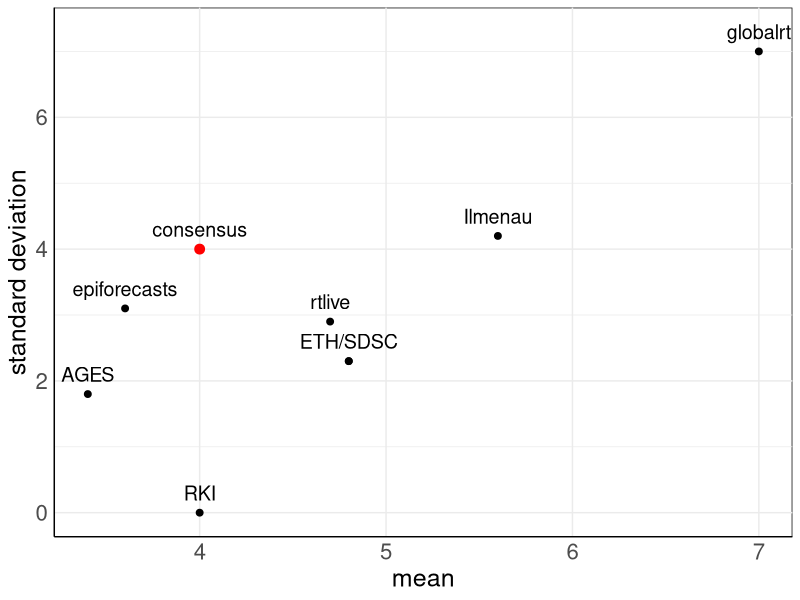
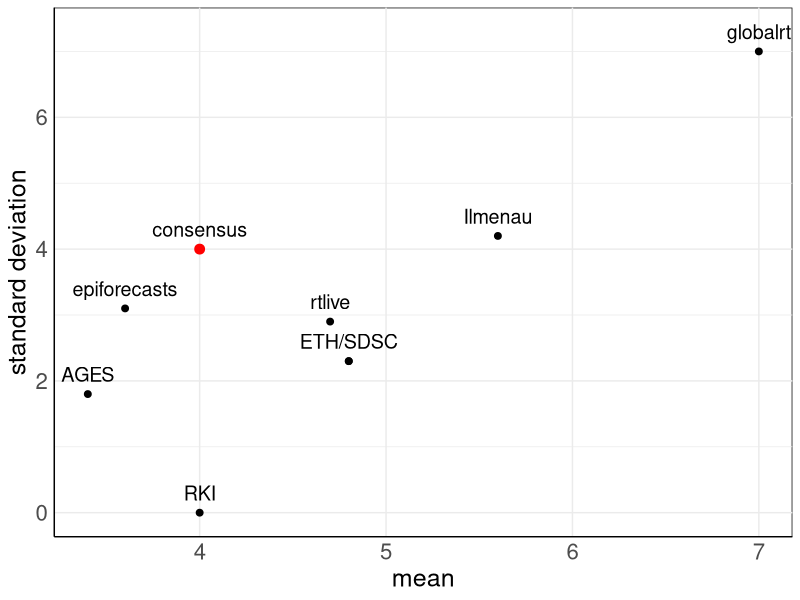

Write the R code that produced these figures, in order.
library(ggplot2)

# parameter combinations used in papers
gt_dist <- c("gamma", "constant", "ad hoc", "gamma", "gamma", "gamma", "lognorm", "exponential", "gamma")
mean_gt <- c(4.8,      4,          5.6,      4.8,    3.4,     3.6,     4.7,       7,             4)
sd_gt <-   c(2.3,      0,          4.2,      2.3,    1.8,     3.1,     2.9,       7,             4)

gtds <- data.frame(gtd=gt_dist, gt_mean=mean_gt, gt_sd=sd_gt)
methods <- c("ETH", "RKI", "Ilmenau", "SDSC", "AGES", "epiforecasts", "rtlive", "globalrt", "consensus")
rownames(gtds) <- methods

# plot assumed mean and sd of generation times
gtd_scatterplot <- ggplot(data = gtds, aes(x = gt_mean, y = gt_sd)) +
  labs(x = "mean", y = "standard deviation") +
  theme_minimal() +
  theme(
    axis.text=element_text(size=16),
    axis.title=element_text(size=18),
    axis.line = element_line(),
    axis.line.y.right = element_line(),
    axis.line.x.top = element_line(),
    legend.position = "bottom",
    panel.grid.minor.x = element_line(colour = "transparent"),
    panel.background = element_rect(fill = "transparent")
  ) +
  geom_point(size = 2) +
  geom_text(label=c("ETH/SDSC", "RKI", "Ilmenau", "SDSC", "AGES", "epiforecasts", "rtlive", "globalrt", "consensus"),
            nudge_y = 0.3, check_overlap = TRUE, size = 5) + 
  geom_point(data = data.frame(gt_mean=4, gt_sd=4), colour = "red", size = 3)
print(gtd_scatterplot)
ggsave(gtd_scatterplot, filename = "D:/EllasDaten/Uni/Wirtschaftsingenieurwesen/6Semester/Bachelorarbeit/Code/Figures/gtd_scatterplot.pdf",  bg = "transparent",
       width = 8, height = 5)
